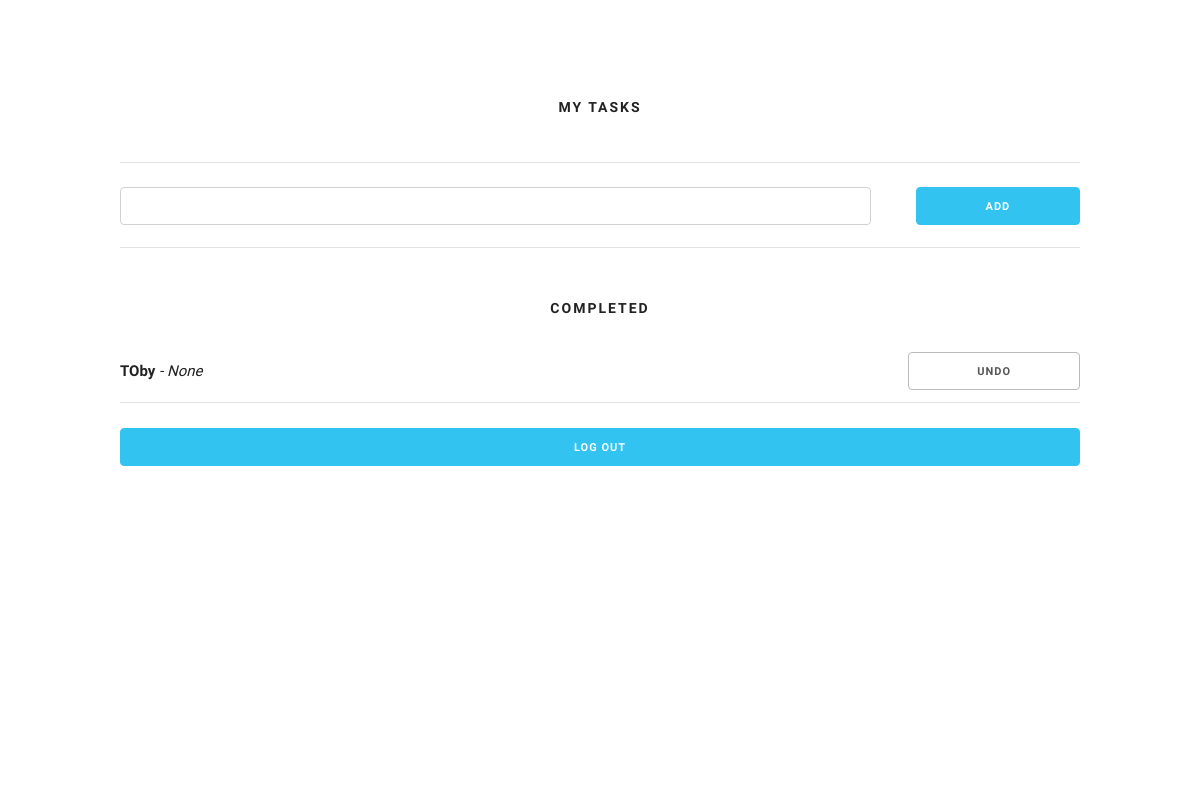
The page / (signed in) on the database as committed earlier.
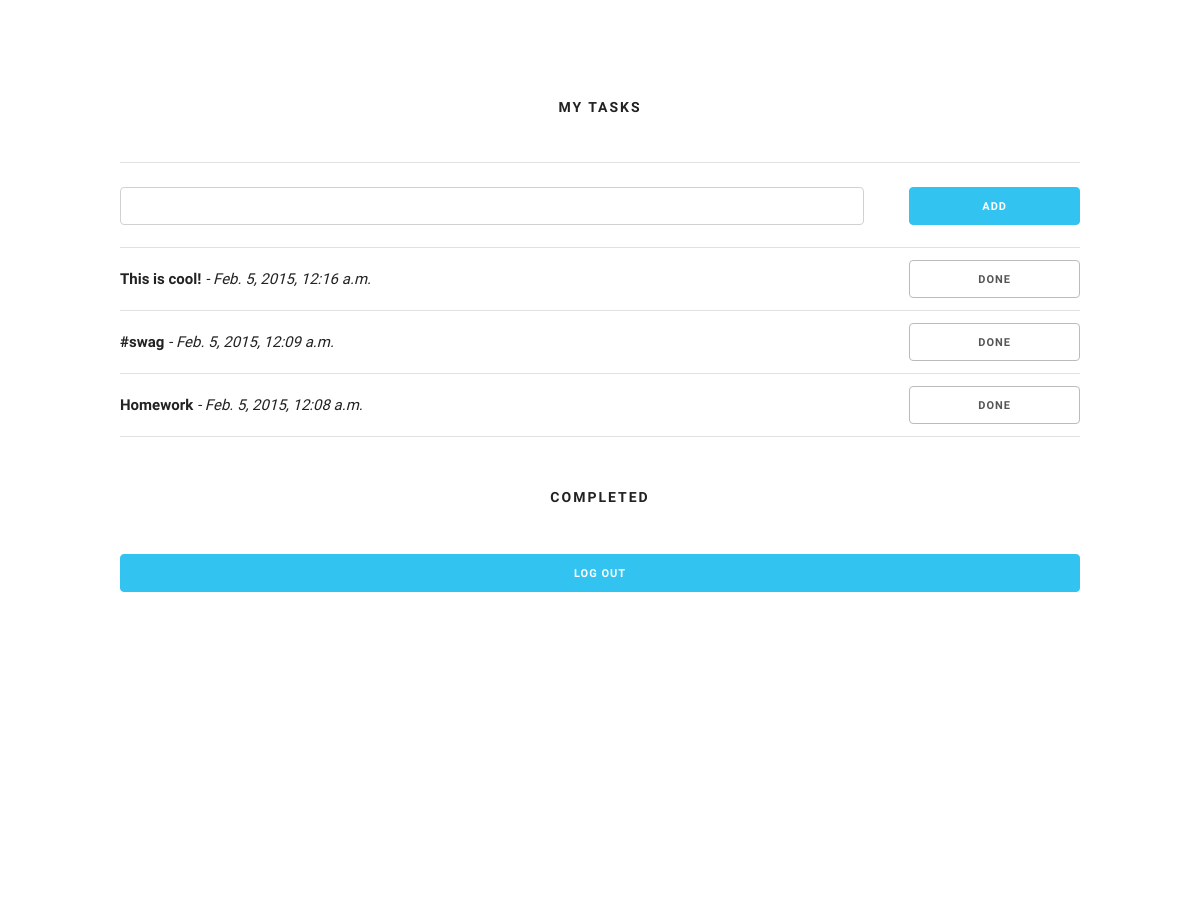
The same page on the database as committed later.
### todo_app/models.py (models this page shows, shortened)
class todo_item(models.Model):
    owner = models.ForeignKey(User)
    created_at = models.DateTimeFielddate = models.DateTimeField(auto_now_add=True, blank=True)
    completed = models.BooleanField(default = False)
    content = models.CharField(max_length=500)
    completed_at = models.DateTimeFielddate = models.DateTimeField(auto_now_add=True, blank=True)

### todo_app/views.py (the view)
# urls.py: url(r'^$', 'todo_app.views.main', name='main'),
@csrf_exempt
def main(request):
    if not request.user.is_authenticated():
        return redirect('/login')
    user = request.user.id
    if request.method == 'POST':
        print request.POST['content']
        form = add_todo(request.POST)
        if form.is_valid():
            p = todo_item(content=form.cleaned_data["content"], owner_id= user)
            p.save()
            return HttpResponseRedirect("/home")
    else:
        form = add_todo()
    the_list = todo_item.objects.filter(owner_id=user).filter(completed = False).order_by("-created_at")
    completed_list = todo_item.objects.filter(owner_id=user).filter(completed = True).order_by("-created_at")
    return render_to_response("list.html", dict(todo_items=the_list, completed_list = completed_list, user=request.user, form=form))

### todo_app/views.py
class add_todo(forms.Form):
    content = forms.CharField(label='', max_length=500)

### todo_app/views.py (called while the page is built)
def render_to_response(tmpl, data):
    t = loader.get_template(tmpl)
    c = Context(data)
    return HttpResponse(t.render(c))

### todo_app/templates/list.html (shortened to what this page needs)
{% extends "base.html" %}
{% block content %}
    <div class="row">
        <h6 class="header">My Tasks</h6>
        <table class="u-full-width">
          <tbody>
                <tr><td></td><td></td></tr>
                <tr>
                <form action="/home/" method="post">
                 <td><input type="text" class="content" name = "content" style="width:100%;" /></td>
                    <td><input type="submit" class = "todo-button button-primary" style="width:100%; margin-bottom: 10px;  margin-top: 12px; " value="Add" /></td>
                </form>
                </tr>
                {% for item in todo_items %}
                    <tr>
                      <td><strong>{{ item.content }}</strong> <em>- {{ item.created_at }}</em></td>
                      <td><form action="/complete_todo/" method="post">
                        <input type="submit" class = "todo-button" style="width:100%;" value="done" />
                        </form></td>
                    </tr>
                {% endfor %}
          </tbody>
        </table>
        <br>
        <h6 class="header">completed</h6>
        <table class="u-full-width">
          <tbody>
                {% for item in completed_list %}
                    <tr>
                      <td><strong>{{ item.content }}</strong> <em>- {{ item.completed_at }}</em></td>
                      <td><form action="/complete_todo/" method="post">
                        <input type="submit" class = "todo-button" style="width:100%;" value="Undo" />
                        </form></td>
                    </tr>
                {% endfor %}
          </tbody>
        </table>
    </div>
    <div class="row"style="margin-bottom:30%;">
        <p><a href ="/logout" class="button button-primary u-full-width">log out</a></p>
    </div>
{% endblock %}

### todo_app/templates/base.html (shortened to what this page needs)
<!DOCTYPE html PUBLIC "-//W3C//DTD XHTML 1.0 Transitional//EN"
    "http://www.w3.org/TR/xhtml1/DTD/xhtml1-transitional.dtd">
<html xmlns="http://www.w3.org/1999/xhtml" xml:lang="en" lang="en">
<head>
  <link rel="stylesheet" href='/static/todo_app/normalize.css'>
  <link rel="stylesheet" href='/static/todo_app/skeleton.css'>
</head>
<body>
    <div class ="container">
      <div class = "row" style="text-align:center; margin-top: 10%">
        {% block content %}{% endblock %}
      </div>
    </div>
</body>
</html>

### todo_app/static/todo_app/skeleton.css (style rules this page uses)
.container { position: relative; width: 100%; max-width: 960px; margin: 0 auto; padding: 0 20px; box-sizing: border-box; }
@media (min-width: 400px) { .container { width: 85%; padding: 0; } }
@media (min-width: 550px) { .container { width: 80%; } }
html { font-size: 62.5%; }
body { font-size: 1.5em; line-height: 1.6; font-weight: 400; font-family: "Raleway", "HelveticaNeue", "Helvetica Neue", Helvetica, Arial, sans-serif; color: #222; }
h1, h2, h3, h4, h5, h6 { margin-top: 0; margin-bottom: 2rem; font-weight: 300; }
h6 { font-size: 1.5rem; line-height: 1.6; letter-spacing: 0; }
@media (min-width: 550px) { h6 { font-size: 1.5rem; } }
p { margin-top: 0; }
.header { text-transform: uppercase; font-size: 1.4rem; letter-spacing: .2rem; font-weight: 600; }
a { color: #1EAEDB; }
.button, button, input[type="submit"], input[type="reset"], input[type="button"] { display: inline-block; height: 38px; padding: 0 30px; color: #555; text-align: center; font-size: 11px; font-weight: 600; line-height: 38px; letter-spacing: .1rem; text-transform: uppercase; text-decoration: none; white-space: nowrap; background-color: transparent; border-radius: 4px; border: 1px solid #bbb; cursor: pointer; box-sizing: border-box; }
.todo-button, button, input[type="button"] { width: 100%; margin-bottom: -25px; box-sizing: border-box; }
.button.button-primary, button.button-primary, input[type="submit"].button-primary, input[type="reset"].button-primary, input[type="button"].button-primary { color: #FFF; background-color: #33C3F0; border-color: #33C3F0; }
input[type="email"], input[type="number"], input[type="search"], input[type="text"], input[type="tel"], input[type="url"], input[type="password"], textarea, select { height: 38px; padding: 6px 10px; background-color: #fff; border: 1px solid #D1D1D1; border-radius: 4px; box-shadow: none; box-sizing: border-box; }
input[type="email"], input[type="number"], input[type="search"], input[type="text"], input[type="tel"], input[type="url"], input[type="password"], textarea { -webkit-appearance: none; -moz-appearance: none; appearance: none; }
.content { padding: 0px 0px 0px 0px; margin: 0px 0px 0px 0px; margin-bottom: 10px; margin-top: 12px; margin-left: -15px; }
th, td { padding: 12px 15px; width: 20%; text-align: left; border-bottom: 1px solid #E1E1E1; }
th:first-child, td:first-child { width: 45%; text-align: left; padding-left: 0; }
th:last-child, td:last-child { width: 10%; text-align: right; padding-right: 0; }
button, .button { margin-bottom: 1rem; }
input, textarea, select, fieldset { margin-bottom: 1.5rem; }
pre, blockquote, dl, figure, table, p, ul, ol, form { margin-bottom: 2.5rem; }
.u-full-width { width: 100%; box-sizing: border-box; }
.container:after, .row:after, .u-cf { content: ""; display: table; clear: both; }

Rows that differ between the two databases and show on the page:
removed todo_item: content "TOby", completed_at "None", shown under "COMPLETED"
added todo_item: content "This is cool!", created_at "Feb. 5, 2015, 12:16 a.m.", shown under "MY TASKS"
now on this page (row edited): todo_item: content "#swag", created_at "Feb. 5, 2015, 12:09 a.m.", shown under "MY TASKS"
added todo_item: content "Homework", created_at "Feb. 5, 2015, 12:08 a.m.", shown under "MY TASKS"
